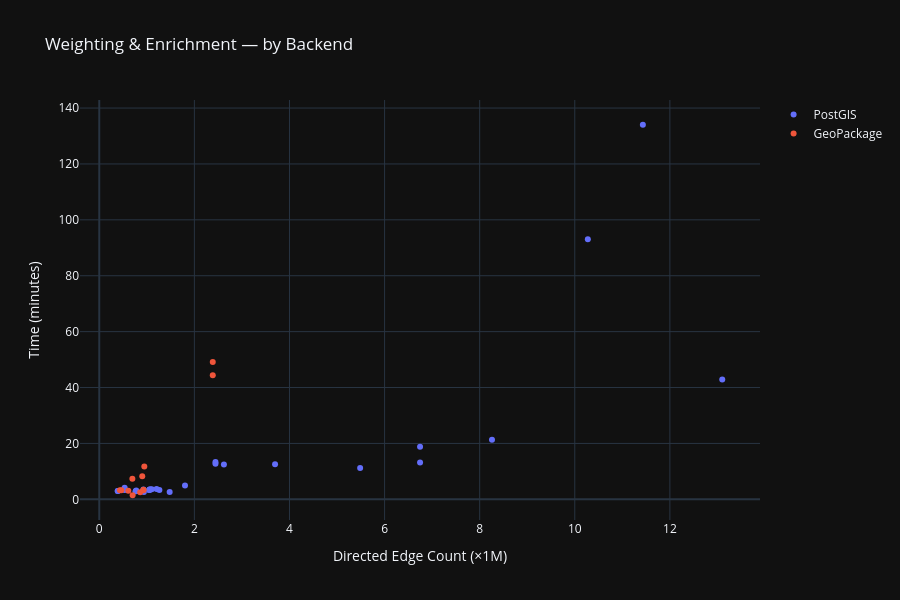

Source (notebook cell):
### Markdown cell above
## Figure 3 — Weighting & Enrichment
Time for weighting and enrichment, by Backend. X axis uses 2× edge count (weighting processes directed edges).

### Code cell
y_col = "Weighting & Enrichment (min)"
valid = df.dropna(subset=[y_col])

fig = go.Figure()
for backend in ["PostGIS", "GeoPackage"]:
    subset = valid[valid["Backend"] == backend].sort_values("edges_2x_per_1M")
    fig.add_trace(go.Scatter(
        x=subset["edges_2x_per_1M"],
        y=subset[y_col],
        mode="markers",
        name=backend,
        marker_color=BACKEND_COLORS[backend],
        customdata=subset["Workflow ID"],
        hovertemplate="%{customdata}<br>Edges (2×): %{x:.1f}×1M<br>Time: %{y:.1f} min<extra></extra>",
    ))

fig.update_layout(
    title="Weighting & Enrichment — by Backend",
    xaxis_title="Directed Edge Count (×1M)",
    yaxis_title="Time (minutes)",
    height=600,
    template=PLOTLY_THEME,
)
fig.show()

### Figure 1 — Plotly figure (JSON) as saved in the notebook; plotly's stock layout.template omitted (floating-point values rounded to 4 significant figures)
{"data": [{"customdata": ["workflow_fine_20_20260510_224341", "workflow_fine_20_20260510_201023", "workflow_fine_20_20260511_220824", "workflow_fine_20_20260511_111934", "workflow_fine_20_20260511_014524", "workflow_fine_20_20260510_222518", "workflow_fine_20_20260510_184907", "workflow_fine_20_20260510_184010", "workflow_fine_pg_test_20260513_100942", "workflow_fine_20_20260515_122121", "workflow_fine_20_20260510_234748", "workflow_fine_20_20260511_004432", "workflow_fine_20_20260511_005516", "workflow_fine_20_20260512_151835", "workflow_fine_20_20260509_225008", "workflow_fine_20_20260509_230058", "workflow_fine_bz_0005_20260515_132801", "workflow_h3_mia_arrival_511_20260515_151715", "workflow_fine_20_20260508_102023", "maritime_workflow_20260512_215930", "maritime_workflow_20260513_102517", "workflow_h3_kw_arrival_511_20260515_144803", "workflow_fine_20_20260511_192355", "workflow_h3_5_11_20260514_122552", "workflow_fine_la_west3_20260512_182236", "workflow_fine_20_20260512_154549", "workflow_h3_la_west_20260514_125910", "workflow_h3_sf_la_511_20260514_135154", "workflow_h3_gal_arrival_511_20260515_183221", "workflow_h3_la_west_511_20260514_163048"], "hovertemplate": "%{customdata}<br>Edges (2×): %{x:.1f}×1M<br>Time: %{y:.1f} min<extra></extra>", "marker": {"color": "#636EFA"}, "mode": "markers", "name": "PostGIS", "x": [0.3888, 0.3888, 0.5339, 0.5339, 0.5339, 0.7661, 0.7661, 0.7776, 0.9283, 0.9376, 1.053, 1.053, 1.053, 1.068, 1.103, 1.205, 1.265, 1.48, 1.803, 2.444, 2.444, 2.621, 3.697, 5.486, 6.746, 6.746, 8.259, 10.27, 11.43, 13.1], "y": [2.937, 2.993, 4.155, 3.513, 3.333, 2.897, 2.907, 3.158, 3.488, 2.578, 3.288, 3.34, 3.375, 3.6, 3.567, 3.677, 3.297, 2.623, 4.923, 13.34, 12.71, 12.47, 12.59, 11.25, 18.79, 13.17, 21.36, 93.06, 134.0, 42.91], "type": "scatter"}, {"customdata": ["workflow_fine_20_20260510_193754", "maritime_workflow_20260511_111240", "workflow_fine_20_20260509_223844", "maritime_workflow_20260509_184129", "workflow_fine_20_20260509_180957", "workflow_fine_new_20260509_202342", "maritime_workflow_20260508_103351", "workflow_fine_20_20260513_100134", "workflow_fine_sf_test_20260513_092531", "maritime_workflow_20260509_210411", "maritime_workflow_20260513_110927", "maritime_workflow_20260513_151112"], "hovertemplate": "%{customdata}<br>Edges (2×): %{x:.1f}×1M<br>Time: %{y:.1f} min<extra></extra>", "marker": {"color": "#EF553B"}, "mode": "markers", "name": "GeoPackage", "x": [0.4342, 0.4646, 0.6112, 0.6961, 0.7018, 0.8602, 0.9039, 0.9293, 0.9293, 0.9472, 2.387, 2.387], "y": [3.22, 3.233, 3.083, 7.393, 1.452, 2.525, 8.27, 3.377, 3.223, 11.76, 49.1, 44.43], "type": "scatter"}], "layout": {"title": {"text": "Weighting & Enrichment — by Backend"}, "xaxis": {"title": {"text": "Directed Edge Count (×1M)"}}, "yaxis": {"title": {"text": "Time (minutes)"}}, "height": 600}}
